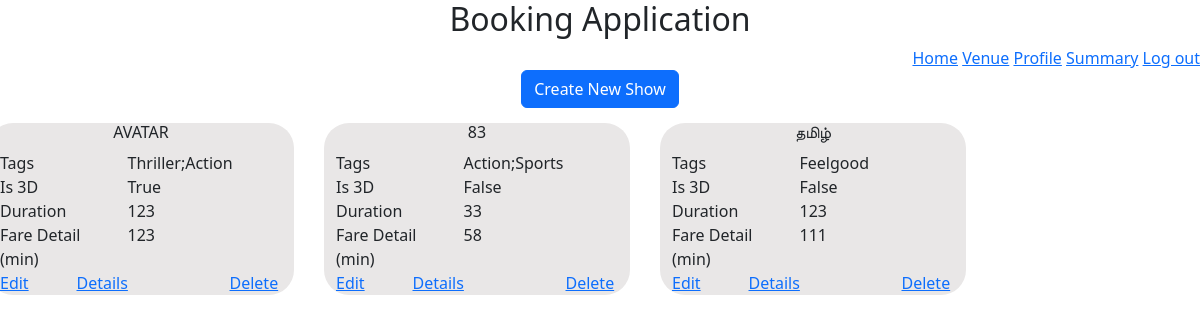
Page /admin/1/show on the earlier database version.
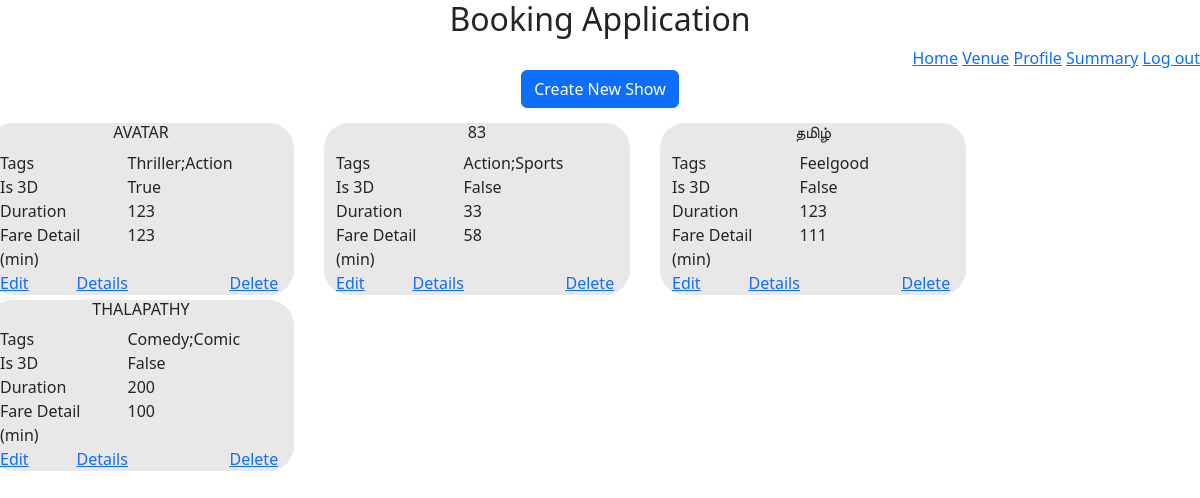
Same page on the later database version.
### models/module.py (models this page shows)
class Show(db.Model):
    show_id = db.Column(db.Integer, autoincrement=True, primary_key=True)
    show_name = db.Column(db.String(64), unique=True, nullable=False)
    min_fare = db.Column(db.Integer, nullable=False)
    duration = db.Column(db.Integer, nullable=False)
    is3d = db.Column(db.Boolean, nullable=False)
    tags = db.relationship("Showtag", backref="shows")

### application/controllers/showAdmin.py (the view)
@app.route("/admin/<int:a_id>/show", methods={"GET", "POST"})
def showHome(a_id):
    if "showError" in session:
        flash(
            "There is Still this show allocated to some Venue. So you are not allowed to delete the show",
            "danger",
        )
        session.pop("showError")
    allShow = Show.query.all()
    finalShow = []
    for eachShow in allShow:
        innerjson = {}
        innerjson["show_id"] = eachShow.show_id
        innerjson["show_name"] = eachShow.show_name
        innerjson["min_fare"] = eachShow.min_fare
        innerjson["duration"] = eachShow.duration
        innerjson["is3d"] = eachShow.is3d
        alltags = Showtag.query.filter_by(show_id=eachShow.show_id).all()
        a = ""
        for each in alltags:
            a = a + each.tags + ";"
        innerjson["tags"] = a[:-1]
        finalShow.append(innerjson)
    return render_template("admin/showAdmin.html", allShow=finalShow, adminId=a_id)

### templates/admin/showAdmin.html (shortened to what this page needs)
<!DOCTYPE html>
<html>
<head>
  <header style="text-align: center">
    <h2>Booking Application</h2>
  </header>
  <link href="https://cdn.jsdelivr.net/npm/bootstrap@5.3.0-alpha1/dist/css/bootstrap.min.css" rel="stylesheet"
 />
</head>
<body>
  <div style="text-align: right">
    <a href="/admin/{{adminId}}/home">Home</a>
    <a href="/admin/{{adminId}}/venue">Venue</a>
    <a href="/admin/{{adminId}}/profile">Profile</a>
    <a href="/admin/{{adminId}}/summary">Summary</a>
    <a href="/admin/login">Log out</a>
  </div>
  <div style="text-align: center;">
    <a href="/admin/{{adminId}}/show/create" class="btn btn-primary">Create New Show</a>
  </div>
  <div class="row" style="margin-top: 10px">
    {%for each in allShow%}
    <div id="small" class="col-md-3">
      <div class="container">
        <div class="row">
          <div class="col  text-center text-uppercase">
            <h6>{{each.show_name}}</h6>
          </div>
        </div>
      </div>
      <div class="row">
        <div class="col-md-5">
          <label>Tags</label><br />
        </div>
        <div class="col text-capitalize">
          <label>{{each.tags}}</label><br />
        </div>
      </div>
      <div class="row">
        <div class="col-md-5">
          <label>Is 3D</label><br />
        </div>
        <div class="col text-capitalize">
          <label>{{each.is3d}}</label><br />
        </div>
      </div>
      <div class="row">
        <div class="col-md-5">
          <label>Duration</label><br />
        </div>
        <div class="col text-capitalize">
          <label>{{each.duration}}</label><br />
        </div>
      </div>
      <div class="row">
        <div class="col-md-5">
          <label>Fare Detail (min)</label><br />
        </div>
        <div class="col text-capitalize">
          <label>{{each.min_fare}}</label><br />
        </div>
      </div>
      <div class="row">
        <div class="col ">
          <a href="/admin/{{adminId}}/show/{{each.show_id}}/edit">Edit</a>
        </div>
        <div class="col ">
          <a href="/admin/{{adminId}}/show/{{each.show_id}}/details">Details</a>
        </div>
        <div class="col "></div>
        <div class="col ">
          <a onclick="return window.confirm('You are not allowed to delete if there is any allocation. Deleting non-allocated  Show, will also delete all the rating of Show. Are you sure, you want to delete it?')"
            href="/admin/{{adminId}}/show/{{each.show_id}}/delete">Delete</a>
        </div>
      </div>
    </div>
    {%endfor%}
  </div>
</body>
</html>

Differences in the rows shown:
added Show: show_name "THALAPATHY", tags "Comedy;comic", is3d "False", duration "200", min_fare "100"
